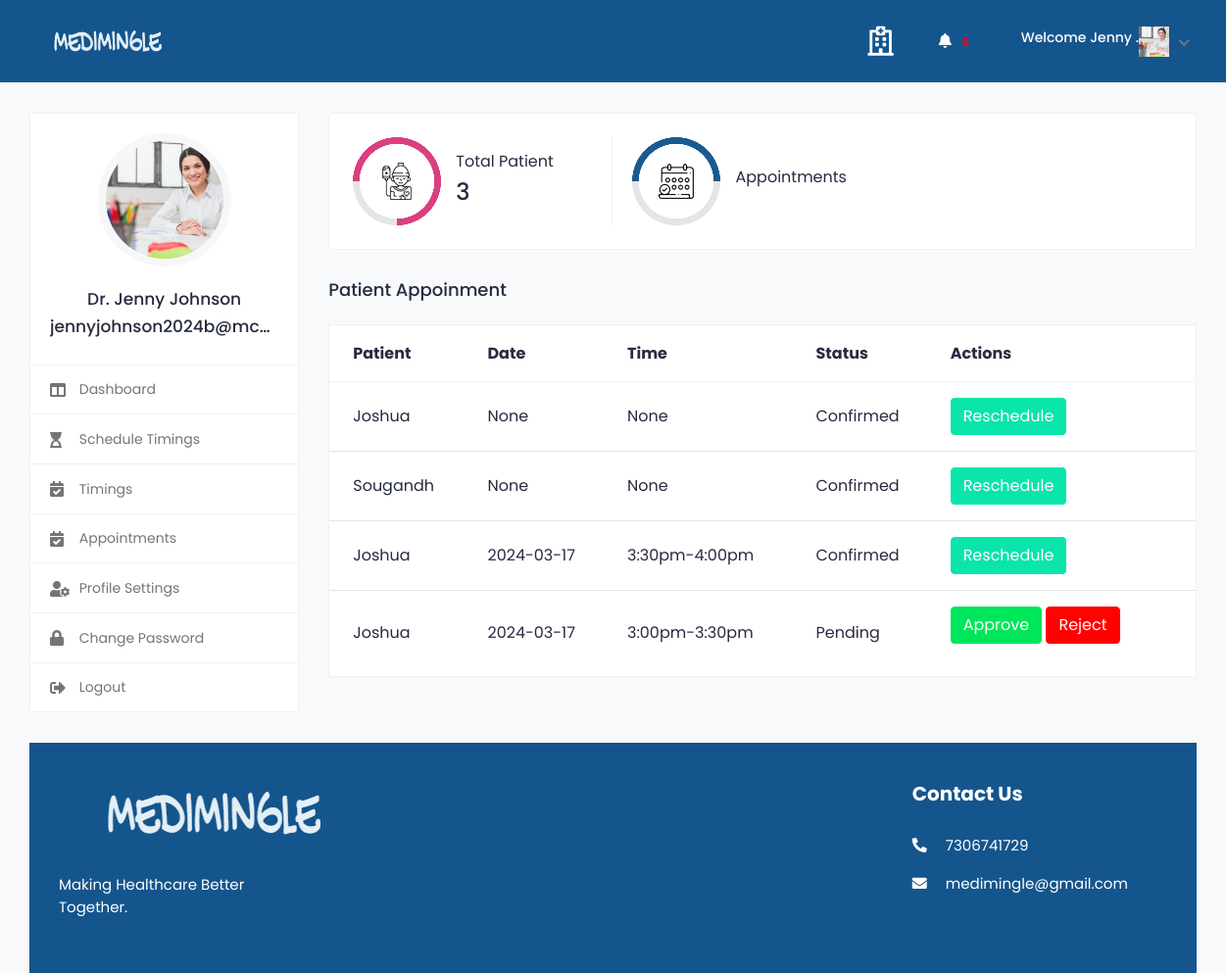
/doctor_dashboard/ (signed in), run on the app's committed database.
### medi/models.py (models this page shows, shortened)
class tbl_user(AbstractUser):
    email=models.EmailField(unique=True)
    phone_number=models.CharField(max_length=15, null=True)
    USER_TYPE_CHOICES = (
        ('patient', 'Patient'),('doctor', 'Doctor'),
    )
    user_type = models.CharField(
        max_length=10,
        choices=USER_TYPE_CHOICES,
        default='patient',
    )
    is_email_verified = models.BooleanField(default=False)
    email_verification_token = models.CharField(max_length=255, blank=True, null=True)
    status= models.BooleanField(default=False)

class Doctor(models.Model):
    user = models.OneToOneField(tbl_user, on_delete=models.CASCADE)
    city  = models.CharField(max_length=50,null=True,blank=True)
    profile_image = models.ImageField(upload_to='doctor/',default='default.png')
    gender = models.CharField(max_length=10, blank=True)
    description = models.TextField(blank=True)
    date_joined = models.DateTimeField(default=datetime.now, blank=True)
    consulting_fee = models.DecimalField(max_digits=10, decimal_places=2,blank=True,null=True)
    registration_number = models.CharField(max_length=50, null=True, blank=True)
    certificate = models.FileField(upload_to='certificates/', null=True, blank=True)

class Appointment(models.Model):
    doctor = models.ForeignKey(Doctor, on_delete=models.CASCADE)
    patient = models.ForeignKey(Patient, on_delete=models.CASCADE)
    appointment_time_slot = models.ForeignKey(AppointmentTime, on_delete=models.CASCADE,null=True)
    appointment_datetime=models.CharField(max_length=50, null=True)
    appointment_time=models.CharField(max_length=50, null=True)
    is_confirmed = models.BooleanField(default=False)

class Patient(models.Model):
    user = models.OneToOneField(tbl_user, on_delete=models.CASCADE)
    profile_image = models.ImageField(upload_to='doctor/',default='patient8.jpg')
    city  = models.CharField(max_length=100, null=True,blank=True)
    state  = models.CharField(max_length=100, null=True)
    country  = models.CharField(max_length=100, null=True)
    gender  = models.CharField(max_length=50, null=True)
    blood_group  = models.CharField(max_length=50, null=True)
    date_joined = models.DateTimeField(default=datetime.now, blank=True)
    date_of_birth = models.DateField(null=True)
    address=models.TextField(null=True)
    pin=models.CharField(max_length=6,null=True)
    def __str__(self):
        return self.user.first_name

### medi/views.py (the view)
# urls.py: path('doctor_dashboard/',views.doctor_dashboard,name='doctor_dashboard'),
def doctor_dashboard(request):
    current_user = request.user
    current_doctor = get_object_or_404(Doctor, user=current_user)
    specialization = DoctorSpecialization.objects.filter(doctor=current_doctor)
    doctor_appointments = Appointment.objects.filter(doctor=current_doctor)
    notifications = Notification.objects.filter(doctor=current_doctor)
    n_count = notifications.count()
    pat = tbl_user.objects.filter(user_type='patient').exclude(is_superuser=True)
    pat_count = pat.count()
    context = {
        "pat": pat,
        "pat_count": pat_count,
        "doctor": current_doctor,
        'specialization': specialization,
        'appointments': doctor_appointments,
        'notifications': notifications,
        "n_count": n_count
    }
    return render(request, 'doctor_dashboard.html', context)

### templates/doctor_dashboard.html (shortened to what this page needs)
{% load static %}
{% include "includes/doc_header.html" %}
						<div class="col-md-7 col-lg-8 col-xl-9">
							<div class="row">
								<div class="col-md-12">
									<div class="row">
										<div class="col-sm-12">
									<div class="card dash-card">
										<div class="card-body">
											<div class="row">
												<div class="col-md-12 col-lg-4">
													<div class="dash-widget dct-border-rht">
														<div class="circle-bar circle-bar1">
															<div class="circle-graph1" data-percent="75">
																<img src="{% static '/assets/img/icon-01.png' %}" class="img-fluid" alt="patient">
															</div>
														</div>
														<div class="dash-widget-info">
															<h6>Total Patient</h6>
															<h3>{{pat_count}}</h3>
														</div>
													</div>
												</div>
												<div class="col-md-12 col-lg-4">
													<div class="dash-widget">
														<div class="circle-bar circle-bar3">
															<div class="circle-graph3" data-percent="50">
																<img src="{% static '/assets/img/icon-03.png' %}" class="img-fluid" alt="Patient">
															</div>
														</div>
														<div class="dash-widget-info">
															<h6>Appointments</h6>
														</div>
													</div>
												</div>
											</div>
										</div>
									</div>
								</div>
							</div>
							<div class="row">
								<div class="col-md-12">
									<h4 class="mb-4">Patient Appoinment</h4>
									<div class="appointment-tab">
										<div class="tab-content">
											<div class="tab-pane show active" id="upcoming-appointments">
												<div class="card card-table mb-0">
													<div class="card-body">
														<div class="table-responsive">
															<table class="table table-hover table-center mb-0">
																<thead>
																	<tr>
																		<th>Patient</th>
																		<th>Date</th>
																		<th>Time</th>
																		<th>Status</th>
																		<th>Actions</th>
																	</tr>
																</thead>
																<tbody>
																	{% for appointment in appointments %}
																	<tr>
																		<td>{{ appointment.patient }}</td>
																		<td>{{ appointment.appointment_datetime }}</td>
    																	<td>{{ appointment.appointment_time }}</td>
																		<td>
																			{% if appointment.is_confirmed %}
																				Confirmed
																			{% else %}
																				Pending
																			{% endif %}
																		</td>
																		<td>
																			{% if not appointment.is_confirmed %}
																				<form action="{% url 'confirm_appointment' appointment.id %}" method="post">
																					<button type="submit" class="btn btn-success" name="action" value="approve">Approve</button>
																					<button type="submit" class="btn btn-danger" name="action" value="reject">Reject</button>
																				</form>
																			{% else %}
																				<a href="{% url 'reschedule_appointment' appointment.id %}" class="btn btn-primary">Reschedule</a>
																			{% endif %}
																		</td>
																	</tr>
																	{% endfor %}
																</tbody>
															</table>
														</div>
													</div>
												</div>
											</div>
										</div>
									</div>
								</div>
							</div>
						</div>
					</div>
				</div>
			</div>
			<footer class="footer">
				<div class="footer-top">
					<div class="container-fluid">
						<div class="row">
							<div class="col-lg-3 col-md-6">
								<div class="footer-widget footer-about">
									<div class="footer-logo">
										<img src="{% static '/assets/img/logo.png' %}" alt="logo">
									</div>
									<div class="footer-about-content">
										<p>Making Healthcare Better Together. </p>
									</div>
								</div>
							</div>
							<div class="col-lg-3 col-md-6">
							</div>
							<div class="col-lg-3 col-md-6">
							</div>
							<div class="col-lg-3 col-md-6">
								<div class="footer-widget footer-contact">
									<h2 class="footer-title">Contact Us</h2>
									<div class="footer-contact-info">
										<p>
											<i class="fas fa-phone-alt"></i>
											7306741729
										</p>
										<p class="mb-0">
											<i class="fas fa-envelope"></i>
											medimingle@gmail.com
										</p>
									</div>
								</div>
							</div>
						</div>
					</div>
				</div>
						</div>
					</div>
				</div>
	</body>
</html>

### templates/includes/doc_header.html (shortened to what this page needs)
{% load static %}
<html lang="en">
<head>
		<link href="https://stackpath.bootstrapcdn.com/bootstrap/4.5.2/css/bootstrap.min.css" rel="stylesheet">
		<link rel="stylesheet" href="{% static '/assets/css/bootstrap.min.css' %}">
		<link rel="stylesheet" href="{% static '/assets/plugins/fontawesome/css/fontawesome.min.css' %}">
		<link rel="stylesheet" href="{% static '/assets/plugins/fontawesome/css/all.min.css' %}">
		<link rel="stylesheet" href="{% static '/assets/css/style.css' %}">
	</head>
	<body>
		<div class="main-wrapper">
			<header class="header">
				<nav class="navbar navbar-expand-lg header-nav">
					<div class="navbar-header">
						<a href="#" class="navbar-brand logo">
							<img src="{% static '/assets/img/logo.png' %}" class="img-fluid" alt="Logo">
						</a>
					</div>
					<ul class="nav header-navbar-rht">
						<li class="nav-item contact-item">
							<div class="header-contact-img">
								<i  style="color: white;" class="far fa-hospital"></i>
							</div>
						</li>
						<li class="nav-item dropdown noti-dropdown">
							<a href="#" class="dropdown-toggle nav-link" data-toggle="dropdown">
								<i class="fas fa-bell" style="color: white;"></i>
								<span class="badge badge-pill" style="color: red;">{{ n_count }}</span>
							</a>
						</li>
						<li class="nav-item dropdown has-arrow logged-item">
							<a href="#" class="dropdown-toggle nav-link" data-toggle="dropdown">
								<span class="user-img">
									<h6 style="color: white;">Welcome {{user.first_name}}  .</h6>
								</span>
								<span class="user-img">
									<img src="{{ user.doctor.profile_image.url }}" alt="Profile Image">
								</span>
							</a>
						</li>
					</ul>
				</nav>
			</header>
<div class="content">
	<div class="container-fluid">
		<div class="row">
			<div class="col-md-5 col-lg-4 col-xl-3 theiaStickySidebar">
	<div class="profile-sidebar">
		<div class="widget-profile pro-widget-content">
			<div class="profile-info-widget">
				<a href="#" class="booking-doc-img">
					{% if doctor.profile_image %}
						<img src="{{ user.doctor.profile_image.url }}" alt="User Image">
					{% else %}
						<img src="{{ user.doctor.profile_image.url }}" alt="User Image">
					{% endif %}
				</a>
				<div class="profile-det-info">
					<h3>Dr. {{user.first_name}} {{ user.last_name }}</h3>
					<h3>{{user.email}}</h3>
				</div>
			</div>
		</div>
    <div class="dashboard-widget">
        <nav class="dashboard-menu">
            <ul>
                <li>
					<a href="{% url 'doctor_dashboard' %}">
						<i class="fas fa-columns"></i>
						<span>Dashboard</span>
					</a>
				</li>
				<li>
					<a href="{% url 'schedule_timings' %}">
						<i class="fas fa-hourglass-start"></i>
						<span>Schedule Timings</span>
					</a>
				</li>
				<li>
					<a href="{% url 'view_slot' %}">
						<i class="fas fa-calendar-check"></i>
						<span>Timings</span>
					</a>
				</li>
				<li>
					<a href="{% url 'doctor_dashboard' %}">
						<i class="fas fa-calendar-check"></i>
						<span>Appointments</span>
					</a>
				</li>
				<li>
					<a href="{% url 'doctor_profile_settings' %}">
						<i class="fas fa-user-cog"></i>
						<span>Profile Settings</span>
					</a>
				</li>
                <li>
					<a href="{% url 'doctor_change_password' %}">
						<i class="fas fa-lock"></i>
						<span>Change Password</span>
					</a>
				</li>
				<li>
					<a href="{% url 'logout' %}">
						<i class="fas fa-sign-out-alt"></i>
						<span>Logout</span>
					</a>
				</li>
            </ul>
        </nav>
    </div>
</div>
        </div>

### data on the page
tbl_user: first_name "Jenny", doctor.profile_image (placeholder picture), last_name "Johnson", email "jennyjohnson2024b@mc…"
Appointment: patient "Joshua", appointment_datetime "None", appointment_time "None", is_confirmed "Confirmed"
Appointment: patient "Sougandh", appointment_datetime "None", appointment_time "None", is_confirmed "Confirmed"
Appointment: patient "Joshua", appointment_datetime "2024-03-17", appointment_time "3:30pm-4:00pm", is_confirmed "Confirmed"
Appointment: patient "Joshua", appointment_datetime "2024-03-17", appointment_time "3:00pm-3:30pm", is_confirmed "Pending"

### other printed values
{{ pat_count }} "3"
